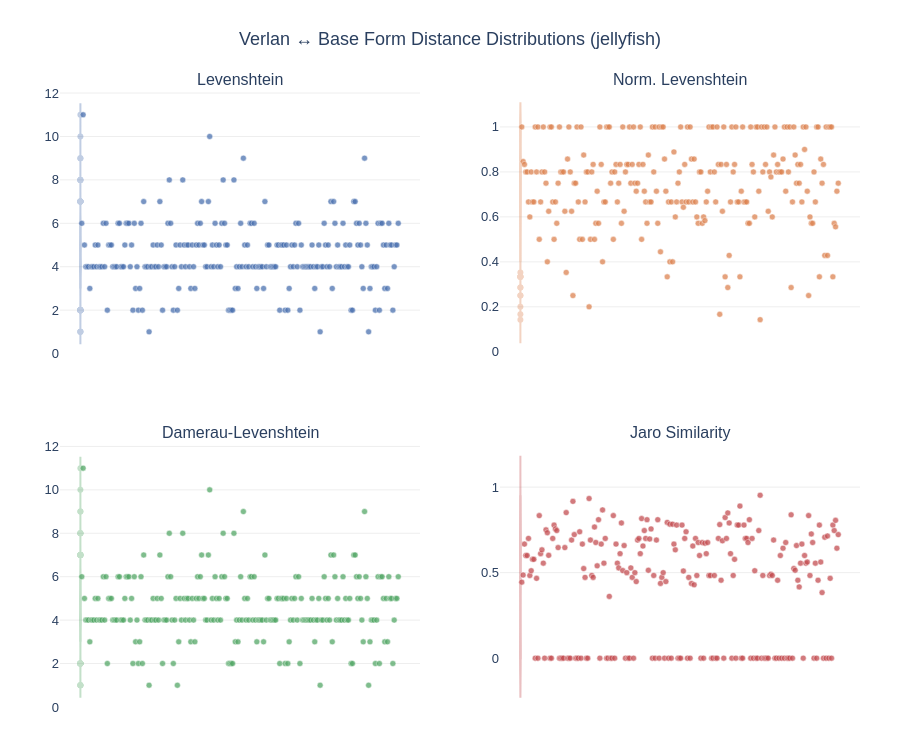

The notebook cell this image was saved under:
### Code cell
import pandas as pd
import plotly.graph_objects as go
from plotly.subplots import make_subplots
import numpy as np

# Build a labeled DataFrame
labels = [f"{row['verlan_form']} → {row['base_form']}" for _, row in df_two_cols.iterrows()]

plot_df = pd.DataFrame({
    "label": labels,
    "verlan": df_two_cols["verlan_form"].values,
    "Levenshtein": lev_dist,
    "Norm. Levenshtein": normalize_lev_dist,
    "Damerau-Levenshtein": dam_dist,
    "Jaro Similarity": jaro_sim,
})

metrics = ["Levenshtein", "Norm. Levenshtein", "Damerau-Levenshtein", "Jaro Similarity"]
palette = ["#4C72B0", "#DD8452", "#55A868", "#C44E52"]

fig = make_subplots(
    rows=2, cols=2,
    subplot_titles=metrics,
    vertical_spacing=0.14,
    horizontal_spacing=0.10,
)

for idx, (metric, color) in enumerate(zip(metrics, palette)):
    row, col = divmod(idx, 2)
    row += 1
    col += 1

    values = plot_df[metric].values
    # Add small jitter to avoid point overlap
    jitter = np.random.uniform(-0.2, 0.2, size=len(values))

    # Violin plot for background distribution
    fig.add_trace(
        go.Violin(
            y=values,
            name=metric,
            box_visible=True,
            meanline_visible=True,
            fillcolor=color,
            opacity=0.35,
            line_color=color,
            showlegend=False,
            hoverinfo="skip",
            width=0.6,
        ),
        row=row, col=col,
    )

    # Scatter plot with one point per verlan pair
    fig.add_trace(
        go.Scatter(
            x=jitter,
            y=values,
            mode="markers",
            marker=dict(color=color, size=6, opacity=0.75,
                        line=dict(width=0.5, color="white")),
            text=plot_df["label"],
            hovertemplate="<b>%{text}</b><br>" + metric + ": %{y:.3f}<extra></extra>",
            showlegend=False,
        ),
        row=row, col=col,
    )

fig.update_xaxes(showticklabels=False, showgrid=False, zeroline=False)
fig.update_yaxes(showgrid=True, gridcolor="#eeeeee")

fig.update_layout(
    title=dict(
        text="Verlan ↔ Base Form Distance Distributions (jellyfish)",
        font=dict(size=18),
        x=0.5,
    ),
    plot_bgcolor="white",
    paper_bgcolor="white",
    font=dict(family="Arial", size=13),
    height=750,
    margin=dict(t=90, b=40, l=60, r=40),
)

fig.show()

### Figure 1 — Plotly figure (JSON) as saved in the notebook; plotly's stock layout.template omitted (floating-point values rounded to 4 significant figures; data arrays with more than 128 entries replaced by an {"elided": "..."} marker saying what was removed)
{"data": [{"box": {"visible": true}, "fillcolor": "#4C72B0", "hoverinfo": "skip", "line": {"color": "#4C72B0"}, "meanline": {"visible": true}, "name": "Levenshtein", "opacity": 0.35, "showlegend": false, "type": "violin", "width": 0.6, "xaxis": "x", "y": {"elided": "236 int values"}, "yaxis": "y"}, {"hovertemplate": "<b>%{text}</b><br>Levenshtein: %{y:.3f}<extra></extra>", "marker": {"color": "#4C72B0", "line": {"color": "white", "width": 0.5}, "opacity": 0.75, "size": 6}, "mode": "markers", "showlegend": false, "text": {"elided": "236 str values"}, "type": "scatter", "x": {"elided": "236 float values"}, "xaxis": "x", "y": {"elided": "236 int values"}, "yaxis": "y"}, {"box": {"visible": true}, "fillcolor": "#DD8452", "hoverinfo": "skip", "line": {"color": "#DD8452"}, "meanline": {"visible": true}, "name": "Norm. Levenshtein", "opacity": 0.35, "showlegend": false, "type": "violin", "width": 0.6, "xaxis": "x2", "y": {"elided": "236 float values"}, "yaxis": "y2"}, {"hovertemplate": "<b>%{text}</b><br>Norm. Levenshtein: %{y:.3f}<extra></extra>", "marker": {"color": "#DD8452", "line": {"color": "white", "width": 0.5}, "opacity": 0.75, "size": 6}, "mode": "markers", "showlegend": false, "text": {"elided": "236 str values"}, "type": "scatter", "x": {"elided": "236 float values"}, "xaxis": "x2", "y": {"elided": "236 float values"}, "yaxis": "y2"}, {"box": {"visible": true}, "fillcolor": "#55A868", "hoverinfo": "skip", "line": {"color": "#55A868"}, "meanline": {"visible": true}, "name": "Damerau-Levenshtein", "opacity": 0.35, "showlegend": false, "type": "violin", "width": 0.6, "xaxis": "x3", "y": {"elided": "236 int values"}, "yaxis": "y3"}, {"hovertemplate": "<b>%{text}</b><br>Damerau-Levenshtein: %{y:.3f}<extra></extra>", "marker": {"color": "#55A868", "line": {"color": "white", "width": 0.5}, "opacity": 0.75, "size": 6}, "mode": "markers", "showlegend": false, "text": {"elided": "236 str values"}, "type": "scatter", "x": {"elided": "236 float values"}, "xaxis": "x3", "y": {"elided": "236 int values"}, "yaxis": "y3"}, {"box": {"visible": true}, "fillcolor": "#C44E52", "hoverinfo": "skip", "line": {"color": "#C44E52"}, "meanline": {"visible": true}, "name": "Jaro Similarity", "opacity": 0.35, "showlegend": false, "type": "violin", "width": 0.6, "xaxis": "x4", "y": {"elided": "236 float values"}, "yaxis": "y4"}, {"hovertemplate": "<b>%{text}</b><br>Jaro Similarity: %{y:.3f}<extra></extra>", "marker": {"color": "#C44E52", "line": {"color": "white", "width": 0.5}, "opacity": 0.75, "size": 6}, "mode": "markers", "showlegend": false, "text": {"elided": "236 str values"}, "type": "scatter", "x": {"elided": "236 float values"}, "xaxis": "x4", "y": {"elided": "236 float values"}, "yaxis": "y4"}], "layout": {"annotations": [{"font": {"size": 16}, "showarrow": false, "text": "Levenshtein", "x": 0.225, "xanchor": "center", "xref": "paper", "y": 1, "yanchor": "bottom", "yref": "paper"}, {"font": {"size": 16}, "showarrow": false, "text": "Norm. Levenshtein", "x": 0.775, "xanchor": "center", "xref": "paper", "y": 1, "yanchor": "bottom", "yref": "paper"}, {"font": {"size": 16}, "showarrow": false, "text": "Damerau-Levenshtein", "x": 0.225, "xanchor": "center", "xref": "paper", "y": 0.43, "yanchor": "bottom", "yref": "paper"}, {"font": {"size": 16}, "showarrow": false, "text": "Jaro Similarity", "x": 0.775, "xanchor": "center", "xref": "paper", "y": 0.43, "yanchor": "bottom", "yref": "paper"}], "font": {"family": "Arial", "size": 13}, "height": 750, "margin": {"b": 40, "l": 60, "r": 40, "t": 90}, "paper_bgcolor": "white", "plot_bgcolor": "white", "title": {"font": {"size": 18}, "text": "Verlan ↔ Base Form Distance Distributions (jellyfish)", "x": 0.5}, "xaxis": {"anchor": "y", "domain": [0, 0.45], "showgrid": false, "showticklabels": false, "zeroline": false}, "xaxis2": {"anchor": "y2", "domain": [0.55, 1], "showgrid": false, "showticklabels": false, "zeroline": false}, "xaxis3": {"anchor": "y3", "domain": [0, 0.45], "showgrid": false, "showticklabels": false, "zeroline": false}, "xaxis4": {"anchor": "y4", "domain": [0.55, 1], "showgrid": false, "showticklabels": false, "zeroline": false}, "yaxis": {"anchor": "x", "domain": [0.57, 1], "gridcolor": "#eeeeee", "showgrid": true}, "yaxis2": {"anchor": "x2", "domain": [0.57, 1], "gridcolor": "#eeeeee", "showgrid": true}, "yaxis3": {"anchor": "x3", "domain": [0, 0.43], "gridcolor": "#eeeeee", "showgrid": true}, "yaxis4": {"anchor": "x4", "domain": [0, 0.43], "gridcolor": "#eeeeee", "showgrid": true}}}
